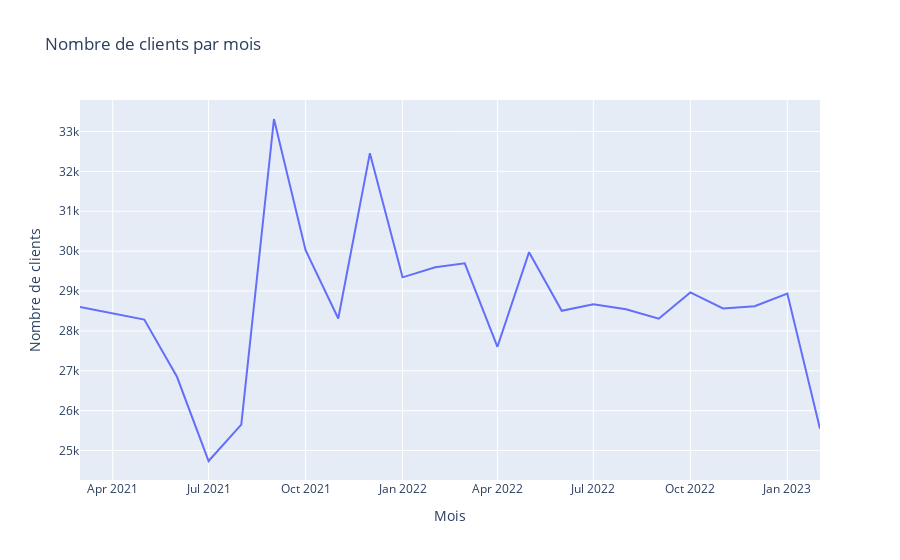

Notebook source saved alongside this figure:
### Code cell
#Representation graphique du nombre de clients par mois
nbre_clients_mois['annee_mois'] = nbre_clients_mois['annee_mois'].astype(str)
fig = px.line(
    nbre_clients_mois,
    x='annee_mois',
    y='nbre_client',
    # color='annee_mois',
    title='Nombre de clients par mois',
    labels={'annee_mois': 'Mois', 'nbre_client': 'Nombre de clients'}
)
fig
fig.update_traces(text=nbre_clients_mois['nbre_client'])

### Figure 1 — Plotly figure (JSON) as saved in the notebook; plotly's stock layout.template omitted (floating-point values rounded to 4 significant figures)
{"data": [{"hovertemplate": "Mois=%{x}<br>Nombre de clients=%{y}<extra></extra>", "legendgroup": "", "line": {"color": "#636efa", "dash": "solid"}, "marker": {"symbol": "circle"}, "mode": "lines", "name": "", "orientation": "v", "showlegend": false, "text": [28601, 28443, 28285, 26850, 24738, 25650, 33314, 30022, 28311, 32457, 29343, 29594, 29696, 27602, 29975, 28504, 28670, 28544, 28306, 28964, 28563, 28619, 28938, 25545], "type": "scatter", "x": ["2021-03", "2021-04", "2021-05", "2021-06", "2021-07", "2021-08", "2021-09", "2021-10", "2021-11", "2021-12", "2022-01", "2022-02", "2022-03", "2022-04", "2022-05", "2022-06", "2022-07", "2022-08", "2022-09", "2022-10", "2022-11", "2022-12", "2023-01", "2023-02"], "xaxis": "x", "y": [28601, 28443, 28285, 26850, 24738, 25650, 33314, 30022, 28311, 32457, 29343, 29594, 29696, 27602, 29975, 28504, 28670, 28544, 28306, 28964, 28563, 28619, 28938, 25545], "yaxis": "y"}], "layout": {"autosize": true, "legend": {"tracegroupgap": 0}, "title": {"text": "Nombre de clients par mois"}, "xaxis": {"anchor": "y", "autorange": true, "domain": [0, 1], "range": ["2021-03-01", "2023-02-01"], "title": {"text": "Mois"}, "type": "date"}, "yaxis": {"anchor": "x", "autorange": true, "domain": [0, 1], "range": [24260.0, 33790.0], "title": {"text": "Nombre de clients"}, "type": "linear"}}}
